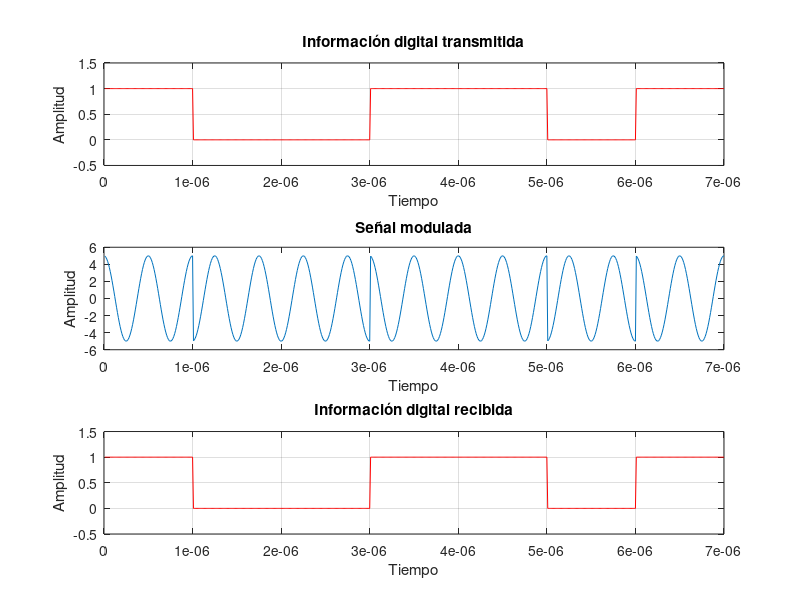

MATLAB code for this plot:

clc; clear; close all;

x=[ 1 0 0 1 1 0 1]; bp=.000001;                                          
disp(' Información transmitida :');
disp(x);

bit=[]; 
for n=1:1:length(x)
    if x(n)==1;
       se=ones(1,100);
    else x(n)==0;
        se=zeros(1,100);
    end
     bit=[bit se];
end

t1=bp/100:bp/100:100*length(x)*(bp/100);
subplot(3,1,1);
plot(t1,bit,'red');grid on;
axis([ 0 bp*length(x) -.5 1.5]);
ylabel('Amplitud');
xlabel('Tiempo');
title('Información digital transmitida');

A=5; br=1/bp; f=br*2; t2=bp/99:bp/99:bp; ss=length(t2);
m=[];
for (i=1:1:length(x))
    if (x(i)==1)
        y=A*cos(2*pi*f*t2);
    else
        y=A*cos(2*pi*f*t2+pi);  
    end
    m=[m y];
end

t3=bp/99:bp/99:bp*length(x);

subplot(3,1,2);
plot(t3,m);
xlabel('Tiempo');
ylabel('Amplitud');
title('Señal modulada');

mn=[];
for n=ss:ss:length(m)
  t=bp/99:bp/99:bp;
  y=cos(2*pi*f*t);
  mm=y.*m((n-(ss-1)):n);
  t4=bp/99:bp/99:bp;
  z=trapz(t4,mm)  
  zz=round((2*z/bp)) 
  
  if(zz>0)          
    a=1;
  else
    a=0;
  end
  mn=[mn a];
end
disp(' Información recibida :');
disp(mn);

bit=[];
for n=1:length(mn);
    if mn(n)==1;
       se=ones(1,100);
    else mn(n)==0;
        se=zeros(1,100);
    end
     bit=[bit se];
end

t4=bp/100:bp/100:100*length(mn)*(bp/100);
subplot(3,1,3)
plot(t4,bit,'red');grid on;
axis([ 0 bp*length(mn) -.5 1.5]);
ylabel('Amplitud');
xlabel('Tiempo');
title('Información digital recibida');